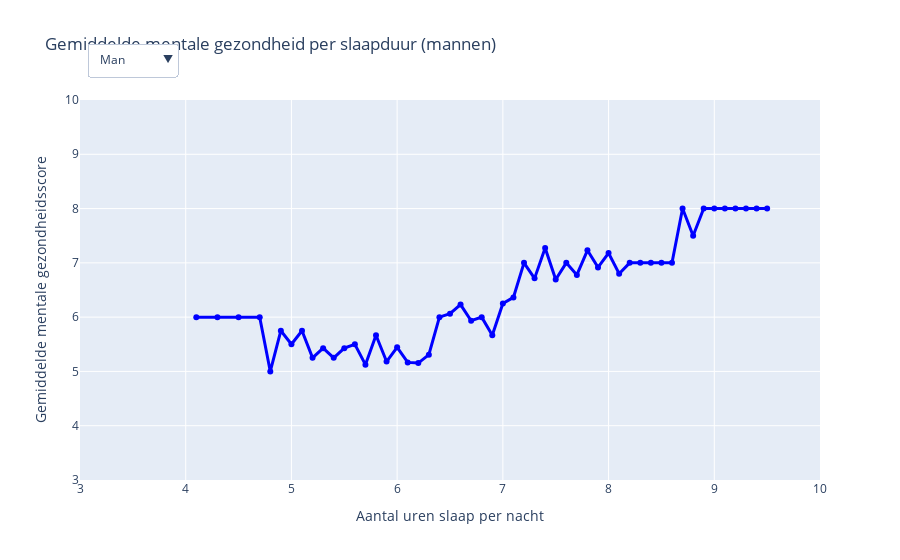

Notebook source saved alongside this figure:
### Markdown cell above
Hoewel in Figuur 2 een langere gemiddelde slaapduur samenhangt met een lichte toename van de depressiescore, is het belangrijk om dit resultaat in perspectief te plaatsen. In Figuur 4 wordt, op basis van een andere dataset, een duidelijk positief verband aangetoond tussen het aantal uren slaap en mentale gezondheid: naarmate studenten meer slapen (tot een gezond niveau), neemt hun mentale welzijn toe. Dit bevestigt bevindingen uit bestaande literatuur waarin voldoende slaap consequent wordt gekoppeld aan betere mentale gezondheid (Lee et al., 2024). De schijnbare tegenstelling met Figuur 2 kan mogelijk worden verklaard door het verschil tussen gezond veel slapen en overmatig slapen, waarbij het laatste vaak een symptoom is van onderliggende psychische klachten.

### Code cell
import pandas as pd
import numpy as np
import plotly.graph_objects as go
import os
import kagglehub
from plotly.offline import init_notebook_mode
init_notebook_mode(connected=True)

# Dataset ophalen
path = kagglehub.dataset_download("adilshamim8/social-media-addiction-vs-relationships")
csv_path = os.path.join(path, "Students Social Media Addiction.csv")
df = pd.read_csv(csv_path)

# Filter op leeftijd en geldige waarden
df_filtered = df[(df['Age'] >= 18) & (df['Age'] <= 25)]
df_filtered = df_filtered.dropna(subset=["Mental_Health_Score", "Sleep_Hours_Per_Night", "Gender"])

# Kleuren
colors = {"Male": "blue", "Female": "deeppink", "All": "green"}

# Functie om groepsgemiddelde lijntrace te maken
def get_line_trace(gender=None):
    if gender:
        d = df_filtered[df_filtered["Gender"] == gender]
        label = gender
    else:
        d = df_filtered
        label = "All"

    df_avg = d.groupby("Sleep_Hours_Per_Night")["Mental_Health_Score"].mean().reset_index()

    return go.Scatter(
        x=df_avg["Sleep_Hours_Per_Night"],
        y=df_avg["Mental_Health_Score"],
        mode='lines+markers',
        name=label,
        line=dict(color=colors[label], width=3),
        visible=True if label == "Male" else False  # standaard alleen Male tonen
    )

# Genereer traces
male_line = get_line_trace("Male")
female_line = get_line_trace("Female")
all_line = get_line_trace(None)

# Dropdown-menu (met correcte title.text)
buttons = [
    dict(label="Man",
         method="update",
         args=[{"visible": [True, False, False]},
               {"title": {"text": "Gemiddelde mentale gezondheid per slaapduur (mannen)"}}]),
    dict(label="Vrouw",
         method="update",
         args=[{"visible": [False, True, False]},
               {"title": {"text": "Gemiddelde mentale gezondheid per slaapduur (vrouwen)"}}]),
    dict(label="Iedereen",
         method="update",
         args=[{"visible": [False, False, True]},
               {"title": {"text": "Gemiddelde mentale gezondheid per slaapduur (alle studenten)"}}]),
    dict(label="Allemaal",
         method="update",
         args=[{"visible": [True, True, True]},
               {"title": {"text": "Gemiddelde mentale gezondheid per slaapduur (alle groepen)"}}])
]

# Plot figuur
fig = go.Figure(data=[male_line, female_line, all_line])

fig.update_layout(
    title={"text": "Gemiddelde mentale gezondheid per slaapduur (mannen)"},
    xaxis=dict(
        title="Aantal uren slaap per nacht",
        range=[3, 10], 
        dtick=1,
        fixedrange=True
    ),
    yaxis=dict(
        title="Gemiddelde mentale gezondheidsscore",
        range=[3, 10],      
        dtick=1,
        fixedrange=True
    ),
    updatemenus=[dict(
        active=0,
        buttons=buttons,
        direction="down",
        showactive=True,
        x=0.01,             # links in beeld
        xanchor="left",
        y=1.15,             # boven de plot
        yanchor="top"
    )]
)

fig.show()

### Figure 1 — Plotly figure (JSON) as saved in the notebook; plotly's stock layout.template omitted (floating-point values rounded to 4 significant figures)
{"data": [{"line": {"color": "blue", "width": 3}, "mode": "lines+markers", "name": "Male", "type": "scatter", "visible": true, "x": [4.1, 4.3, 4.5, 4.7, 4.8, 4.9, 5.0, 5.1, 5.2, 5.3, 5.4, 5.5, 5.6, 5.7, 5.8, 5.9, 6.0, 6.1, 6.2, 6.3, 6.4, 6.5, 6.6, 6.7, 6.8, 6.9, 7.0, 7.1, 7.2, 7.3, 7.4, 7.5, 7.6, 7.7, 7.8, 7.9, 8.0, 8.1, 8.2, 8.3, 8.4, 8.5, 8.6, 8.7, 8.8, 8.9, 9.0, 9.1, 9.2, 9.3, 9.4, 9.5], "y": [6.0, 6.0, 6.0, 6.0, 5.0, 5.75, 5.5, 5.75, 5.25, 5.429, 5.25, 5.429, 5.5, 5.125, 5.667, 5.182, 5.444, 5.167, 5.154, 5.308, 6.0, 6.062, 6.231, 5.933, 6.0, 5.667, 6.25, 6.364, 7.0, 6.714, 7.273, 6.692, 7.0, 6.778, 7.231, 6.917, 7.182, 6.8, 7.0, 7.0, 7.0, 7.0, 7.0, 8.0, 7.5, 8.0, 8.0, 8.0, 8.0, 8.0, 8.0, 8.0]}, {"line": {"color": "deeppink", "width": 3}, "mode": "lines+markers", "name": "Female", "type": "scatter", "visible": false, "x": [3.8, 3.9, 4.0, 4.1, 4.2, 4.3, 4.4, 4.5, 4.6, 4.7, 4.8, 4.9, 5.0, 5.1, 5.2, 5.3, 5.4, 5.5, 5.6, 5.7, 5.8, 5.9, 6.0, 6.1, 6.2, 6.3, 6.4, 6.5, 6.6, 6.7, 6.8, 6.9, 7.0, 7.1, 7.2, 7.3, 7.4, 7.5, 7.6, 7.7, 7.8, 7.9, 8.0, 8.1, 8.2, 8.3, 8.4, 8.5, 8.6, 8.7, 8.8, 8.9, 9.0, 9.1, 9.2, 9.3, 9.4, 9.5, 9.6], "y": [5.0, 5.0, 5.0, 5.0, 5.5, 5.0, 5.5, 4.5, 5.667, 5.0, 5.667, 5.0, 5.2, 4.667, 5.0, 4.75, 5.1, 4.875, 5.286, 5.3, 5.235, 5.2, 5.111, 5.167, 5.0, 5.167, 5.182, 5.857, 5.714, 6.0, 5.909, 6.0, 6.4, 7.0, 6.643, 7.071, 6.667, 7.167, 6.75, 6.833, 6.857, 7.143, 7.0, 7.167, 7.429, 7.286, 7.429, 7.5, 7.667, 7.5, 7.75, 7.5, 7.5, 7.5, 7.5, 8.0, 8.0, 8.0, 8.0]}, {"line": {"color": "green", "width": 3}, "mode": "lines+markers", "name": "All", "type": "scatter", "visible": false, "x": [3.8, 3.9, 4.0, 4.1, 4.2, 4.3, 4.4, 4.5, 4.6, 4.7, 4.8, 4.9, 5.0, 5.1, 5.2, 5.3, 5.4, 5.5, 5.6, 5.7, 5.8, 5.9, 6.0, 6.1, 6.2, 6.3, 6.4, 6.5, 6.6, 6.7, 6.8, 6.9, 7.0, 7.1, 7.2, 7.3, 7.4, 7.5, 7.6, 7.7, 7.8, 7.9, 8.0, 8.1, 8.2, 8.3, 8.4, 8.5, 8.6, 8.7, 8.8, 8.9, 9.0, 9.1, 9.2, 9.3, 9.4, 9.5, 9.6], "y": [5.0, 5.0, 5.0, 5.5, 5.5, 5.5, 5.5, 5.0, 5.667, 5.667, 5.5, 5.6, 5.286, 5.286, 5.077, 5.182, 5.143, 5.133, 5.333, 5.222, 5.348, 5.19, 5.278, 5.167, 5.1, 5.263, 5.471, 6.0, 6.05, 5.96, 5.958, 5.786, 6.333, 6.65, 6.821, 6.893, 6.923, 6.92, 6.875, 6.8, 7.1, 7.0, 7.111, 6.938, 7.2, 7.133, 7.214, 7.3, 7.444, 7.571, 7.667, 7.6, 7.667, 7.667, 7.667, 8.0, 8.0, 8.0, 8.0]}], "layout": {"title": {"text": "Gemiddelde mentale gezondheid per slaapduur (mannen)"}, "updatemenus": [{"active": 0, "buttons": [{"args": [{"visible": [true, false, false]}, {"title": {"text": "Gemiddelde mentale gezondheid per slaapduur (mannen)"}}], "label": "Man", "method": "update"}, {"args": [{"visible": [false, true, false]}, {"title": {"text": "Gemiddelde mentale gezondheid per slaapduur (vrouwen)"}}], "label": "Vrouw", "method": "update"}, {"args": [{"visible": [false, false, true]}, {"title": {"text": "Gemiddelde mentale gezondheid per slaapduur (alle studenten)"}}], "label": "Iedereen", "method": "update"}, {"args": [{"visible": [true, true, true]}, {"title": {"text": "Gemiddelde mentale gezondheid per slaapduur (alle groepen)"}}], "label": "Allemaal", "method": "update"}], "direction": "down", "showactive": true, "x": 0.01, "xanchor": "left", "y": 1.15, "yanchor": "top"}], "xaxis": {"dtick": 1, "fixedrange": true, "range": [3, 10], "title": {"text": "Aantal uren slaap per nacht"}}, "yaxis": {"dtick": 1, "fixedrange": true, "range": [3, 10], "title": {"text": "Gemiddelde mentale gezondheidsscore"}}}}
